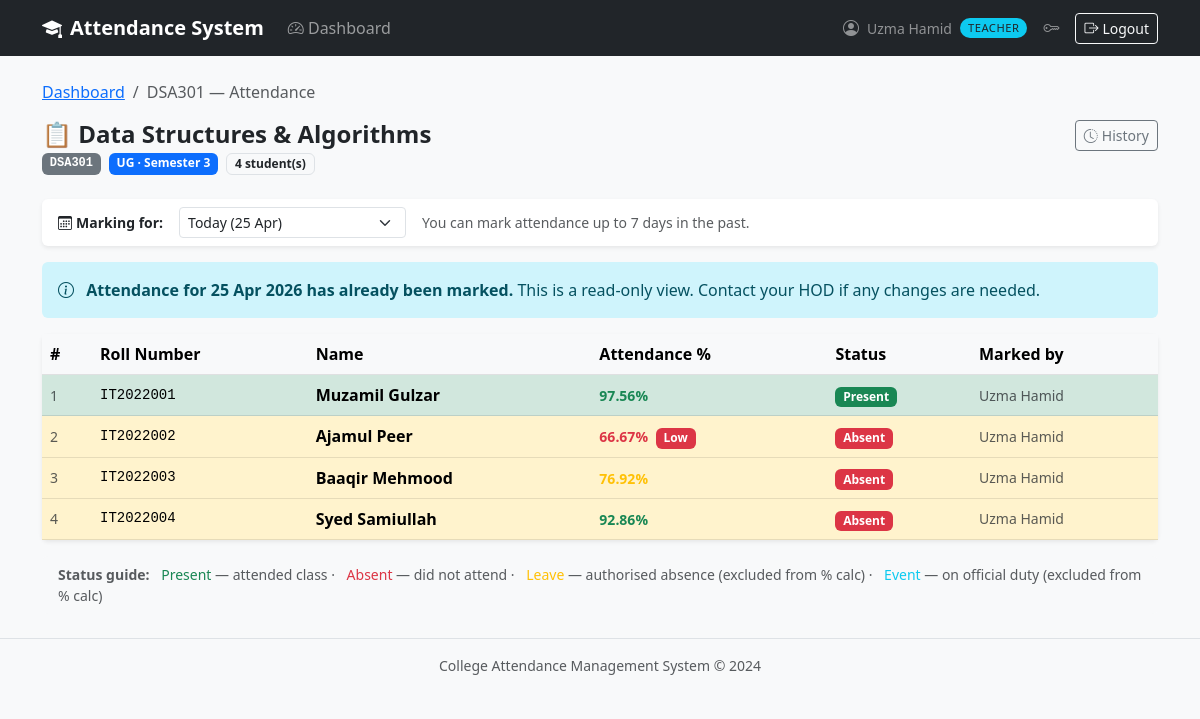
Screenshot of /teacher/attendance/mark/1 (signed in) with the database file from the repository.
### app/models/user.py (models this page shows, shortened)
class User(UserMixin, db.Model):
    __tablename__ = 'users'
    id = db.Column(db.Integer, primary_key=True)
    email = db.Column(db.String(120), unique=True, nullable=False, index=True)
    first_name = db.Column(db.String(50), nullable=False)
    last_name  = db.Column(db.String(50), nullable=False)
    password_hash = db.Column(db.String(256), nullable=False)
    role = db.Column(db.String(20), nullable=False)
    is_active = db.Column(db.Boolean, default=True, nullable=False)
    created_at = db.Column(db.DateTime, default=datetime.utcnow, nullable=False)
    updated_at = db.Column(db.DateTime, default=datetime.utcnow,
                           onupdate=datetime.utcnow, nullable=False)
    teacher_profile = db.relationship('Teacher', back_populates='user',
                                      uselist=False, cascade='all, delete-orphan')
    student_profile = db.relationship('Student', back_populates='user',
                                      uselist=False, cascade='all, delete-orphan')
    @property
    def is_principal(self):
        return self.role == Role.PRINCIPAL
    @property
    def is_hod(self):
        return self.role == Role.HOD
    @property
    def is_teacher(self):
        return self.role == Role.TEACHER
    @property
    def full_name(self):
        return f"{self.first_name} {self.last_name}"

### app/models/subject.py (models this page shows, shortened)
class Subject(db.Model):
    __tablename__ = 'subjects'
    id = db.Column(db.Integer, primary_key=True)
    department_id = db.Column(db.Integer, db.ForeignKey('departments.id'),
                              nullable=False)
    name = db.Column(db.String(100), nullable=False)
    code = db.Column(db.String(15), unique=True, nullable=False)
    semester     = db.Column(db.Integer, nullable=False)
    program_type = db.Column(db.String(5), nullable=False, default='UG')
    total_classes = db.Column(db.Integer, default=0, nullable=False)
    is_active  = db.Column(db.Boolean, default=True, nullable=False)
    created_at = db.Column(db.DateTime, default=datetime.utcnow, nullable=False)
    department = db.relationship('Department', back_populates='subjects')
    teachers   = db.relationship('Teacher', secondary=teacher_subjects,
                                 back_populates='subjects', lazy='dynamic')
    attendance_records = db.relationship('Attendance', back_populates='subject',
                                         lazy='dynamic',
                                         cascade='all, delete-orphan')

### app/models/attendance.py (models this page shows, shortened)
class Attendance(db.Model):
    __tablename__ = 'attendance'
    __table_args__ = (
        db.UniqueConstraint(
            'student_id', 'subject_id', 'date',
            name='uq_student_subject_date'
        ),
    )
    id = db.Column(db.Integer, primary_key=True)
    student_id = db.Column(db.Integer, db.ForeignKey('students.id'),
                           nullable=False, index=True)
    subject_id = db.Column(db.Integer, db.ForeignKey('subjects.id'),
                           nullable=False, index=True)
    marked_by_id = db.Column(db.Integer, db.ForeignKey('teachers.id'),
                             nullable=False)
    date = db.Column(db.Date, nullable=False, index=True)
    status = db.Column(
        db.String(10),
        nullable=False,
        default='absent'
    )
    semester = db.Column(db.Integer, nullable=False)
    is_edited       = db.Column(db.Boolean,  default=False, nullable=False)
    edit_reason     = db.Column(db.Text,     nullable=True)
    edited_by_id    = db.Column(db.Integer,
                                db.ForeignKey('teachers.id'), nullable=True)
    edited_at       = db.Column(db.DateTime, nullable=True)
    original_status = db.Column(db.String(10), nullable=True)
    created_at = db.Column(db.DateTime, default=datetime.utcnow, nullable=False)
    student    = db.relationship('Student', back_populates='attendance_records')
    subject    = db.relationship('Subject', back_populates='attendance_records')
    marked_by  = db.relationship('Teacher', foreign_keys=[marked_by_id],
                                 back_populates='attendance_records')
    edited_by  = db.relationship('Teacher', foreign_keys=[edited_by_id])
    VALID_STATUSES = ('present', 'absent', 'leave', 'event')

### app/models/student.py (models this page shows, shortened)
class Student(db.Model):
    __tablename__ = 'students'
    id = db.Column(db.Integer, primary_key=True)
    user_id = db.Column(db.Integer, db.ForeignKey('users.id'),
                        unique=True, nullable=False)
    department_id = db.Column(db.Integer, db.ForeignKey('departments.id'),
                              nullable=False)
    roll_number = db.Column(db.String(20), unique=True, nullable=False)
    admission_year = db.Column(db.String(9), nullable=False)
    program_type = db.Column(
        db.String(5),
        nullable=False,
        default='UG'
    )
    semester = db.Column(db.Integer, nullable=False, default=1)
    is_graduated       = db.Column(db.Boolean, default=False, nullable=False)
    graduation_semester= db.Column(db.Integer,  nullable=True)
    graduation_year    = db.Column(db.String(9), nullable=True)
    graduation_reason  = db.Column(db.Text,      nullable=True)
    graduated_at       = db.Column(db.DateTime,  nullable=True)
    graduated_by_id    = db.Column(db.Integer,
                                   db.ForeignKey('teachers.id'), nullable=True)
    created_at = db.Column(db.DateTime, default=datetime.utcnow, nullable=False)
    updated_at = db.Column(db.DateTime, default=datetime.utcnow,
                           onupdate=datetime.utcnow, nullable=False)
    user            = db.relationship('User', back_populates='student_profile')
    department      = db.relationship('Department', back_populates='students')
    graduated_by    = db.relationship('Teacher', foreign_keys=[graduated_by_id])
    attendance_records = db.relationship('Attendance', back_populates='student',
                                         lazy='dynamic',
                                         cascade='all, delete-orphan')
    @property
    def full_name(self):
        return self.user.full_name if self.user else 'Unknown'
    @property
    def attendance_percentage(self):
        records = self.attendance_records.filter_by(
            semester=self.semester
        ).all()
        conducted = [r for r in records if r.status not in ('leave', 'event')]
        if not conducted:
            return 0.0
        attended = sum(1 for r in conducted if r.status == 'present')
        return round((attended / len(conducted)) * 100, 2)

### app/routes/teacher.py (the view, shortened to what this page needs)
@teacher_bp.route('/attendance/mark/<int:subject_id>',
                  methods=['GET', 'POST'])
@login_required
@teacher_required
@teacher_owns_subject
def mark_attendance_view(subject_id):
    subject = g.owned_subject
    raw_date = request.args.get('date') or request.form.get('mark_date')
    try:
        mark_date = date.fromisoformat(raw_date) if raw_date else date.today()
    except ValueError:
        mark_date = date.today()
    session_data, error = get_attendance_session(
        teacher_user = current_user,
        subject_id   = subject_id,
        for_date     = mark_date,
    )
    if error:
        flash(error, 'danger')
        return redirect(url_for('teacher.dashboard'))
    return render_template('teacher/mark_attendance.html',
                           session=session_data,
                           subject=subject,
                           mark_date=mark_date,
                           title=f'Attendance — {subject.code}')

### app/templates/teacher/mark_attendance.html (shortened to what this page needs)
{% extends "shared/base.html" %}
{% block content %}
<nav aria-label="breadcrumb" class="mb-3">
    <ol class="breadcrumb small">
        <li class="breadcrumb-item">
            <a href="{{ url_for('teacher.dashboard') }}">Dashboard</a></li>
        <li class="breadcrumb-item active">
            {{ subject.code }} — Attendance
        </li>
    </ol>
</nav>
<div class="d-flex justify-content-between align-items-start mb-4">
    <div>
        <h4 class="fw-bold mb-1">📋 {{ subject.name }}</h4>
        <div class="d-flex gap-2 flex-wrap">
            <span class="badge bg-secondary font-monospace">{{ subject.code }}</span>
            <span class="badge
                {{ 'bg-primary' if subject.program_type == 'UG' else 'bg-warning text-dark' }}">
                {{ subject.program_type }} · Semester {{ subject.semester }}
            </span>
            <span class="badge bg-light text-dark border">
                {{ session.student_rows | length }} student(s)
            </span>
        </div>
    </div>
    <a href="{{ url_for('teacher.attendance_history', subject_id=subject.id) }}"
       class="btn btn-outline-secondary btn-sm">
        <i class="bi bi-clock-history me-1"></i>History
    </a>
</div>
<div class="card border-0 shadow-sm mb-3">
    <div class="card-body py-2 px-3">
        <form method="GET" class="d-flex align-items-center gap-3 flex-wrap">
            <label class="form-label fw-semibold mb-0 small">
                <i class="bi bi-calendar3 me-1"></i>Marking for:
            </label>
            <select name="date" class="form-select form-select-sm w-auto"
                    onchange="this.form.submit()">
                {% for d, label in session.backfill_dates %}
                <option value="{{ d.isoformat() }}"
                    {{ 'selected' if d == mark_date }}>
                    {{ label }} ({{ d.strftime('%d %b') }})
                </option>
                {% endfor %}
            </select>
            <span class="text-muted small">
                You can mark attendance up to 7 days in the past.
            </span>
        </form>
    </div>
</div>
{% if session.already_marked %}
<div class="alert alert-info border-0 mb-3">
    <i class="bi bi-info-circle me-2"></i>
    <strong>Attendance for {{ mark_date.strftime('%d %b %Y') }} has already been marked.</strong>
    This is a read-only view. Contact your HOD if any changes are needed.
</div>
{% endif %}
<div class="card border-0 shadow-sm">
    <form method="POST" id="attendanceForm">
        <div class="table-responsive">
            <table class="table table-hover align-middle mb-0">
                <thead class="table-light">
                    <tr>
                        <th style="width:50px">#</th>
                        <th>Roll Number</th>
                        <th>Name</th>
                        <th>Attendance %</th>
                        <th>Status</th>
                        {% if session.already_marked %}
                        <th>Marked by</th>
                        {% endif %}
                    </tr>
                </thead>
                <tbody>
                {% for row in session.student_rows %}
                {% set student = row.student %}
                <tr class="{{ 'table-warning' if row.current_status == 'absent'
                               else 'table-success' if row.current_status == 'present'
                               else '' }}
                             att-row"
                    data-status="{{ row.current_status }}">
                    <td class="text-muted small">{{ loop.index }}</td>
                    <td class="font-monospace small">{{ student.roll_number }}</td>
                    <td class="fw-semibold">{{ student.full_name }}</td>
                    <td>
                        {% set overall_pct = student.attendance_percentage %}
                        <span class="small fw-semibold
                            {{ 'text-danger' if overall_pct < 75
                               else 'text-warning' if overall_pct < 85
                               else 'text-success' }}">
                            {{ overall_pct }}%
                        </span>
                        {% if overall_pct < 75 and overall_pct > 0 %}
                        <span class="badge bg-danger ms-1 small">Low</span>
                        {% endif %}
                    </td>
                    <td>
                        {% if session.already_marked %}
                        <span class="badge bg-{{ session.status_colors[row.current_status] }}
                                          {{ 'text-dark' if row.current_status in ('leave','event') else '' }}">
                            {{ session.status_labels[row.current_status] }}
                        </span>
                        {% endif %}
                    </td>
                    {% if session.already_marked %}
                    <td class="small text-muted">
                        {% if row.existing_record %}
                            {{ row.existing_record.marked_by.full_name }}
                        {% endif %}
                    </td>
                    {% endif %}
                </tr>
                {% else %}
                <tr>
                    <td colspan="5" class="text-center py-5 text-muted">
                        No students enrolled in this semester/program for this subject.
                    </td>
                </tr>
                {% endfor %}
                </tbody>
            </table>
        </div>
    </form>
</div>
<div class="card border-0 bg-light mt-3">
    <div class="card-body py-2 px-3 small text-muted">
        <strong>Status guide:</strong>
        <span class="ms-2 text-success">Present</span> — attended class ·
        <span class="ms-2 text-danger">Absent</span> — did not attend ·
        <span class="ms-2 text-warning">Leave</span> — authorised absence (excluded from % calc) ·
        <span class="ms-2 text-info">Event</span> — on official duty (excluded from % calc)
    </div>
</div>
{% endblock %}

### app/templates/shared/base.html (shortened to what this page needs)
<!DOCTYPE html>
<html lang="en">
<head>
    <link href="https://cdn.jsdelivr.net/npm/bootstrap@5.3.0/dist/css/bootstrap.min.css" rel="stylesheet">
    <link href="https://cdn.jsdelivr.net/npm/bootstrap-icons@1.11.0/font/bootstrap-icons.css" rel="stylesheet">
</head>
<body>
{% if current_user.is_authenticated %}
<nav class="navbar navbar-expand-lg navbar-dark bg-dark">
  <div class="container">
    <a class="navbar-brand" href="/"><i class="bi bi-mortarboard-fill me-2"></i>Attendance System</a>
    <div class="collapse navbar-collapse" id="navMenu">
      <ul class="navbar-nav me-auto">
        {% if current_user.is_principal %}
          <li class="nav-item">
            <a class="nav-link" href="{{ url_for('principal.dashboard') }}">
              <i class="bi bi-speedometer2"></i> Dashboard
            </a>
          </li>
        {% elif current_user.is_teacher %}
          <li class="nav-item">
            <a class="nav-link" href="{{ url_for('teacher.dashboard') }}">
              <i class="bi bi-speedometer2"></i> Dashboard
            </a>
          </li>
        {% elif current_user.is_student %}
          <li class="nav-item">
            <a class="nav-link" href="{{ url_for('student.dashboard') }}">
              <i class="bi bi-speedometer2"></i> Dashboard
            </a>
          </li>
        {% endif %}
      </ul>
      <ul class="navbar-nav ms-auto align-items-center gap-2">
        <li class="nav-item d-flex align-items-center gap-2">
          <i class="bi bi-person-circle text-white-50"></i>
          <span class="text-white-50 small">{{ current_user.full_name }}</span>
          <span class="role-badge
            {% if current_user.is_principal %}bg-danger text-white
            {% elif current_user.is_hod      %}bg-warning text-dark
            {% elif current_user.is_teacher  %}bg-info text-dark
            {% else                          %}bg-success text-white{% endif %}">
            {{ current_user.role }}
          </span>
        </li>
        <li class="nav-item">
          <a class="nav-link text-white-50" href="{{ url_for('auth.change_password_view') }}"
             title="Change password"><i class="bi bi-key"></i></a>
        </li>
        <li class="nav-item">
          <a class="btn btn-sm btn-outline-light" href="{{ url_for('auth.logout') }}">
            <i class="bi bi-box-arrow-right me-1"></i>Logout
          </a>
        </li>
      </ul>
    </div>
  </div>
</nav>
{% endif %}
<main class="container py-4">
  {% block content %}{% endblock %}
</main>
<footer class="text-center text-muted py-3 border-top small">
  College Attendance Management System &copy; 2024
</footer>
</body>
</html>

### rows the page displays
User: full_name "Uzma Hamid", role "TEACHER"
Subject: code "DSA301", name "Data Structures & Algorithms", program_type "UG", semester "3"
Attendance: overall_pct "97.56", status "Present", existing_record.marked_by.full_name "Uzma Hamid"
Student: roll_number "IT2022001"
User: full_name "Muzamil Gulzar"
Attendance: overall_pct "66.67", shows "Low", status "Absent", existing_record.marked_by.full_name "Uzma Hamid"
Student: roll_number "IT2022002"
User: full_name "Ajamul Peer"
Attendance: overall_pct "76.92", status "Absent", existing_record.marked_by.full_name "Uzma Hamid"
Student: roll_number "IT2022003"
User: full_name "Baaqir Mehmood"
Attendance: overall_pct "92.86", status "Absent", existing_record.marked_by.full_name "Uzma Hamid"
Student: roll_number "IT2022004"
User: full_name "Syed Samiullah"

### other values shown
{{ session.student_rows | length }} "4"
{{ mark_date.strftime('%d %b %Y') }} "25 Apr 2026"
form field date "Today (25 Apr)"
